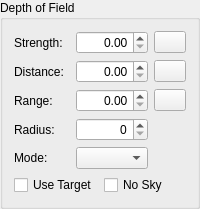
      <widget class="QGroupBox" name="groupBox">
       <property name="title">
        <string>Depth of Field</string>
       </property>
       <layout class="QGridLayout" name="gridLayout_9">
        <item row="1" column="2">
         <widget class="QPushButton" name="dofDistanceReset">
          <property name="maximumSize">
           <size>
            <width>32</width>
            <height>16777215</height>
           </size>
          </property>
          <property name="accessibleName">
           <string>Reset Multiplier</string>
          </property>
          <property name="text">
           <string/>
          </property>
          <property name="icon">
           <iconset resource="../resources/resources.qrc">
            <normaloff>:/icons/delete-16.png</normaloff>:/icons/delete-16.png</iconset>
          </property>
         </widget>
        </item>
        <item row="0" column="1">
         <widget class="QDoubleSpinBox" name="dofStrength">
          <property name="alignment">
           <set>Qt::AlignRight|Qt::AlignTrailing|Qt::AlignVCenter</set>
          </property>
         </widget>
        </item>
        <item row="0" column="2">
         <widget class="QPushButton" name="dofStrengthReset">
          <property name="maximumSize">
           <size>
            <width>32</width>
            <height>16777215</height>
           </size>
          </property>
          <property name="accessibleName">
           <string>Reset Multiplier</string>
          </property>
          <property name="text">
           <string/>
          </property>
          <property name="icon">
           <iconset resource="../resources/resources.qrc">
            <normaloff>:/icons/delete-16.png</normaloff>:/icons/delete-16.png</iconset>
          </property>
         </widget>
        </item>
        <item row="2" column="0">
         <widget class="QLabel" name="label_32">
          <property name="text">
           <string>Range:</string>
          </property>
          <property name="buddy">
           <cstring>dofRange</cstring>
          </property>
         </widget>
        </item>
        <item row="3" column="0">
         <widget class="QLabel" name="label_33">
          <property name="text">
           <string>Radius:</string>
          </property>
          <property name="buddy">
           <cstring>dofRadius</cstring>
          </property>
         </widget>
        </item>
        <item row="3" column="1">
         <widget class="QSpinBox" name="dofRadius">
          <property name="alignment">
           <set>Qt::AlignRight|Qt::AlignTrailing|Qt::AlignVCenter</set>
          </property>
          <property name="maximum">
           <number>7</number>
          </property>
         </widget>
        </item>
        <item row="1" column="0">
         <widget class="QLabel" name="label_31">
          <property name="text">
           <string>Distance:</string>
          </property>
          <property name="buddy">
           <cstring>dofDistance</cstring>
          </property>
         </widget>
        </item>
        <item row="2" column="2">
         <widget class="QPushButton" name="dofRangeReset">
          <property name="maximumSize">
           <size>
            <width>32</width>
            <height>16777215</height>
           </size>
          </property>
          <property name="accessibleName">
           <string>Reset Multiplier</string>
          </property>
          <property name="text">
           <string/>
          </property>
          <property name="icon">
           <iconset resource="../resources/resources.qrc">
            <normaloff>:/icons/delete-16.png</normaloff>:/icons/delete-16.png</iconset>
          </property>
         </widget>
        </item>
        <item row="4" column="0">
         <widget class="QLabel" name="label_34">
          <property name="text">
           <string>Mode:</string>
          </property>
         </widget>
        </item>
        <item row="0" column="0">
         <widget class="QLabel" name="label_30">
          <property name="text">
           <string>Strength:</string>
          </property>
          <property name="buddy">
           <cstring>dofStrength</cstring>
          </property>
         </widget>
        </item>
        <item row="1" column="1">
         <widget class="QDoubleSpinBox" name="dofDistance">
          <property name="alignment">
           <set>Qt::AlignRight|Qt::AlignTrailing|Qt::AlignVCenter</set>
          </property>
         </widget>
        </item>
        <item row="2" column="1">
         <widget class="QDoubleSpinBox" name="dofRange">
          <property name="alignment">
           <set>Qt::AlignRight|Qt::AlignTrailing|Qt::AlignVCenter</set>
          </property>
         </widget>
        </item>
        <item row="5" column="0" colspan="3">
         <layout class="QHBoxLayout" name="horizontalLayout_4">
          <item>
           <widget class="QCheckBox" name="dofUseTarget">
            <property name="text">
             <string>Use Target</string>
            </property>
           </widget>
          </item>
          <item>
           <widget class="QCheckBox" name="dofNoSky">
            <property name="text">
             <string>No Sky</string>
            </property>
           </widget>
          </item>
         </layout>
        </item>
        <item row="4" column="1">
         <widget class="QComboBox" name="dofMode"/>
        </item>
       </layout>
      </widget>
